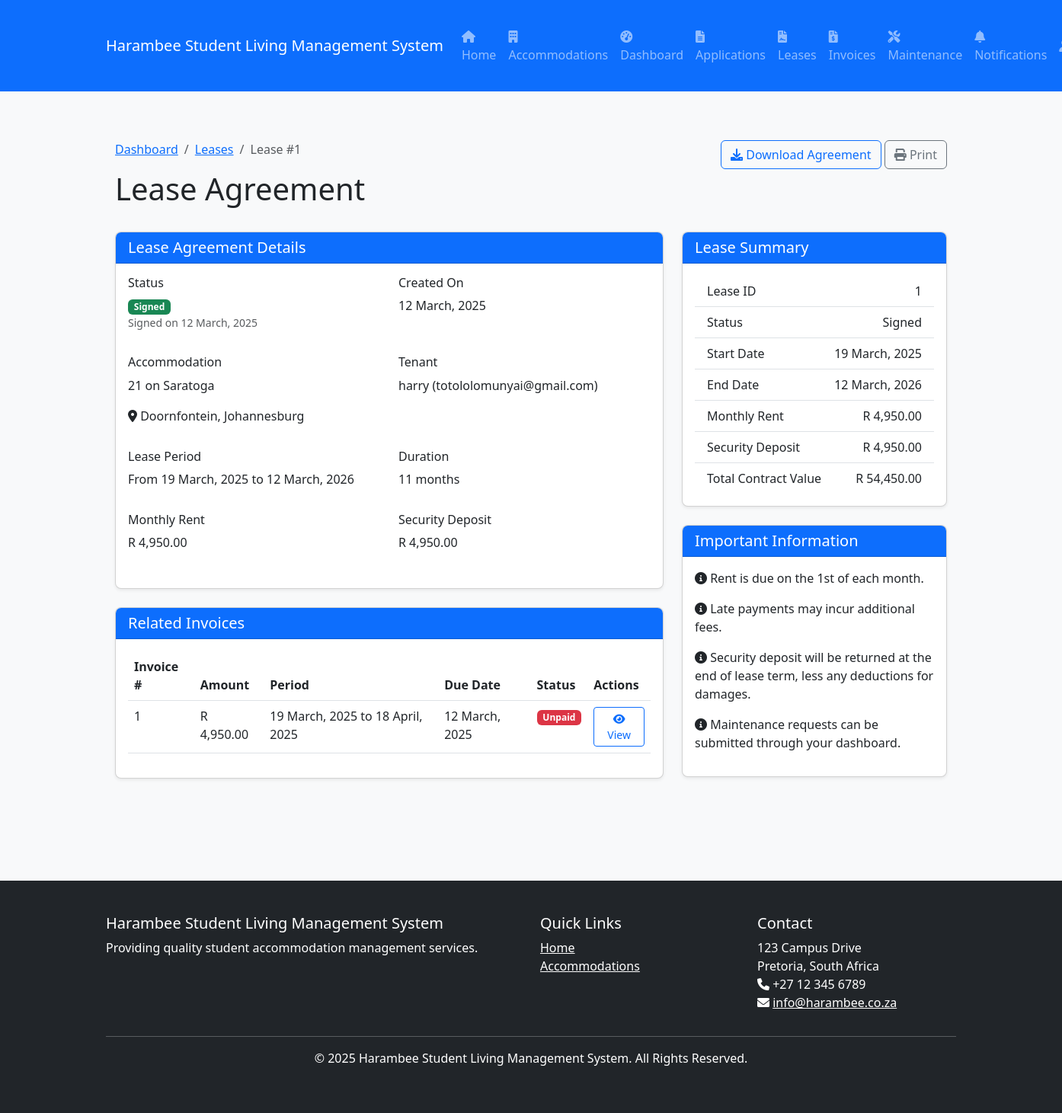
The page /leases.php?id=1 (signed in) on the database its author committed.
### tables this page shows
CREATE TABLE leases (
        id INTEGER PRIMARY KEY AUTOINCREMENT,
        user_id INTEGER NOT NULL,
        accommodation_id INTEGER NOT NULL,
        start_date DATE NOT NULL,
        end_date DATE NOT NULL,
        monthly_rent DECIMAL(10,2) NOT NULL,
        security_deposit DECIMAL(10,2) NOT NULL,
        is_signed BOOLEAN NOT NULL DEFAULT 0,
        signed_at DATETIME,
        pdf_path VARCHAR(255),
        created_at DATETIME NOT NULL,
        FOREIGN KEY (user_id) REFERENCES users (id) ON DELETE CASCADE,
        FOREIGN KEY (accommodation_id) REFERENCES accommodations (id) ON DELETE CASCADE
    );

CREATE TABLE accommodations (
        id INTEGER PRIMARY KEY AUTOINCREMENT,
        name VARCHAR(100) NOT NULL,
        location TEXT NOT NULL,
        description TEXT,
        rooms_available INTEGER NOT NULL,
        price_per_month DECIMAL(10,2) NOT NULL,
        admin_id INTEGER,
        image_path VARCHAR(255),
        created_at DATETIME NOT NULL,
        FOREIGN KEY (admin_id) REFERENCES users (id)
    );

CREATE TABLE users (
        id INTEGER PRIMARY KEY AUTOINCREMENT,
        username VARCHAR(50) NOT NULL UNIQUE,
        email VARCHAR(255) NOT NULL UNIQUE,
        password VARCHAR(255) NOT NULL,
        role INTEGER NOT NULL,
        phone VARCHAR(20),
        first_name VARCHAR(50),
        last_name VARCHAR(50),
        created_at DATETIME NOT NULL,
        last_login DATETIME
    );

CREATE TABLE invoices (
        id INTEGER PRIMARY KEY AUTOINCREMENT,
        user_id INTEGER NOT NULL,
        accommodation_id INTEGER NOT NULL,
        lease_id INTEGER NOT NULL,
        amount DECIMAL(10,2) NOT NULL,
        late_fee DECIMAL(10,2) DEFAULT 0,
        period_start DATE NOT NULL,
        period_end DATE NOT NULL,
        due_date DATE NOT NULL,
        paid BOOLEAN NOT NULL DEFAULT 0,
        paid_at DATETIME,
        payment_method VARCHAR(50),
        reference_number VARCHAR(50),
        created_at DATETIME NOT NULL,
        FOREIGN KEY (user_id) REFERENCES users (id) ON DELETE CASCADE,
        FOREIGN KEY (accommodation_id) REFERENCES accommodations (id) ON DELETE CASCADE,
        FOREIGN KEY (lease_id) REFERENCES leases (id) ON DELETE CASCADE
    );

### includes/database.php (called while the page is built, shortened)
<?php
function connectDB() {
    try {
        if (DB_TYPE === 'sqlite') {
            $pdo = new PDO('sqlite:' . DB_PATH);
        } else {
            $dsn = 'mysql:host=' . DB_HOST . ';dbname=' . DB_NAME . ';charset=utf8mb4';
            $pdo = new PDO($dsn, DB_USER, DB_PASS);
        }
        $pdo->setAttribute(PDO::ATTR_ERRMODE, PDO::ERRMODE_EXCEPTION);
        $pdo->setAttribute(PDO::ATTR_DEFAULT_FETCH_MODE, PDO::FETCH_ASSOC);
        return $pdo;
    } catch (PDOException $e) {
        die("Database connection failed: " . $e->getMessage());
    }
}
function executeQuery($sql, $params = []) {
    try {
        $pdo = connectDB();
        $stmt = $pdo->prepare($sql);
        $stmt->execute($params);
        return $stmt;
    } catch (PDOException $e) {
        die("Query execution failed: " . $e->getMessage());
    }
}
function fetchOne($sql, $params = []) {
    $stmt = executeQuery($sql, $params);
    return $stmt->fetch();
}
function fetchAll($sql, $params = []) {
    $stmt = executeQuery($sql, $params);
    return $stmt->fetchAll();
}
?>

### includes/functions.php (called while the page is built, shortened)
<?php
require_once 'database.php';
require_once 'authentication.php';
function formatDate($date, $format = 'd F, Y') {
    $dateObj = new DateTime($date);
    return $dateObj->format($format);
}
function formatCurrency($amount, $symbol = 'R') {
    return $symbol . ' ' . number_format($amount, 2, '.', ',');
}
function getLeaseById($id) {
    return fetchOne("SELECT l.*, u.username, u.email, ac.name as accommodation_name, ac.location
                    FROM leases l
                    JOIN users u ON l.user_id = u.id
                    JOIN accommodations ac ON l.accommodation_id = ac.id
                    WHERE l.id = ?", [$id]);
}
?>

### includes/authentication.php (called while the page is built, shortened)
<?php
require_once 'database.php';
function isLoggedIn() {
    return isset($_SESSION['user_id']);
}
function hasRole($roles) {
    if (!is_array($roles)) {
        $roles = [$roles];
    }
    return in_array($_SESSION['role'], $roles);
}
?>

### leases.php (the view, shortened to what this page needs)
<?php
require_once 'includes/database.php';
require_once 'includes/functions.php';
require_once 'includes/authentication.php';
$leaseId = isset($_GET['id']) ? intval($_GET['id']) : 0;
if ($leaseId) {
    $lease = getLeaseById($leaseId);
    $invoices = fetchAll("SELECT * FROM invoices WHERE lease_id = ? ORDER BY created_at DESC", [$lease['id']]);
}
include 'includes/header.php';
?>
<div class="container">
    <?php if ($leaseId && $lease): ?>
        <div class="row mb-4">
            <div class="col-md-8">
                <nav aria-label="breadcrumb">
                    <ol class="breadcrumb">
                        <li class="breadcrumb-item"><a href="<?= hasRole([ROLE_MASTER_ADMIN, ROLE_ADMIN]) ? 'admin.php' : 'dashboard.php' ?>">Dashboard</a></li>
                        <li class="breadcrumb-item"><a href="leases.php">Leases</a></li>
                        <li class="breadcrumb-item active" aria-current="page">Lease #<?= $lease['id'] ?></li>
                    </ol>
                </nav>
                <h1>Lease Agreement</h1>
            </div>
            <div class="col-md-4 text-end">
                <a href="leases.php?action=download&id=<?= $lease['id'] ?>" class="btn btn-outline-primary">
                    <i class="fas fa-download"></i> Download Agreement
                </a>
                <button class="btn btn-outline-secondary btn-print">
                    <i class="fas fa-print"></i> Print
                </button>
            </div>
        </div>
        <div class="row">
            <div class="col-md-8 order-md-1 order-2">
                <div class="card mb-4">
                    <div class="card-header bg-primary text-white">
                        <h5 class="mb-0">Lease Agreement Details</h5>
                    </div>
                    <div class="card-body">
                        <div class="row mb-3">
                            <div class="col-md-6">
                                <h6>Status</h6>
                                <?php if ($lease['is_signed']): ?>
                                    <span class="badge bg-success">Signed</span>
                                    <p class="text-muted small">Signed on <?= formatDate($lease['signed_at']) ?></p>
                                <?php else: ?>
                                    <span class="badge bg-warning">Pending Signature</span>
                                <?php endif; ?>
                            </div>
                            <div class="col-md-6">
                                <h6>Created On</h6>
                                <p><?= formatDate($lease['created_at']) ?></p>
                            </div>
                        </div>
                        <div class="row mb-3">
                            <div class="col-md-6">
                                <h6>Accommodation</h6>
                                <p><?= $lease['accommodation_name'] ?></p>
                                <p><i class="fas fa-map-marker-alt"></i> <?= $lease['location'] ?></p>
                            </div>
                            <div class="col-md-6">
                                <?php if (hasRole([ROLE_MASTER_ADMIN, ROLE_ADMIN])): ?>
                                    <h6>Tenant</h6>
                                    <p><?= $lease['username'] ?> (<?= $lease['email'] ?>)</p>
                                <?php endif; ?>
                            </div>
                        </div>
                        <div class="row mb-3">
                            <div class="col-md-6">
                                <h6>Lease Period</h6>
                                <p>From <?= formatDate($lease['start_date']) ?> to <?= formatDate($lease['end_date']) ?></p>
                            </div>
                            <div class="col-md-6">
                                <h6>Duration</h6>
                                <?php
                                $start = new DateTime($lease['start_date']);
                                $end = new DateTime($lease['end_date']);
                                $interval = $start->diff($end);
                                $months = ($interval->y * 12) + $interval->m;
                                ?>
                                <p><?= $months ?> months</p>
                            </div>
                        </div>
                        <div class="row mb-3">
                            <div class="col-md-6">
                                <h6>Monthly Rent</h6>
                                <p><?= formatCurrency($lease['monthly_rent']) ?></p>
                            </div>
                            <div class="col-md-6">
                                <h6>Security Deposit</h6>
                                <p><?= formatCurrency($lease['security_deposit']) ?></p>
                            </div>
                        </div>
                    </div>
                </div>
                <?php if (!empty($invoices)): ?>
                    <div class="card">
                        <div class="card-header bg-primary text-white">
                            <h5 class="mb-0">Related Invoices</h5>
                        </div>
                        <div class="card-body">
                            <div class="table-responsive">
                                <table class="table table-hover">
                                    <thead>
                                        <tr>
                                            <th>Invoice #</th>
                                            <th>Amount</th>
                                            <th>Period</th>
                                            <th>Due Date</th>
                                            <th>Status</th>
                                            <th>Actions</th>
                                        </tr>
                                    </thead>
                                    <tbody>
                                        <?php foreach ($invoices as $invoice): ?>
                                            <tr>
                                                <td><?= $invoice['id'] ?></td>
                                                <td><?= formatCurrency($invoice['amount']) ?></td>
                                                <td><?= formatDate($invoice['period_start']) ?> to <?= formatDate($invoice['period_end']) ?></td>
                                                <td><?= formatDate($invoice['due_date']) ?></td>
                                                <td>
                                                    <?php if ($invoice['paid']): ?>
                                                        <span class="badge bg-success">Paid</span>
                                                    <?php else: ?>
                                                        <span class="badge bg-danger">Unpaid</span>
                                                    <?php endif; ?>
                                                </td>
                                                <td>
                                                    <a href="invoices.php?id=<?= $invoice['id'] ?>" class="btn btn-sm btn-outline-primary">
                                                        <i class="fas fa-eye"></i> View
                                                    </a>
                                                </td>
                                            </tr>
                                        <?php endforeach; ?>
                                    </tbody>
                                </table>
                            </div>
                        </div>
                    </div>
                <?php endif; ?>
            </div>
            <div class="col-md-4 order-md-2 order-1 mb-4">
                <div class="card mb-4">
                    <div class="card-header bg-primary text-white">
                        <h5 class="mb-0">Lease Summary</h5>
                    </div>
                    <div class="card-body">
                        <ul class="list-group list-group-flush">
                            <li class="list-group-item d-flex justify-content-between align-items-center">
                                <span>Lease ID</span>
                                <span><?= $lease['id'] ?></span>
                            </li>
                            <li class="list-group-item d-flex justify-content-between align-items-center">
                                <span>Status</span>
                                <span><?= $lease['is_signed'] ? 'Signed' : 'Pending Signature' ?></span>
                            </li>
                            <li class="list-group-item d-flex justify-content-between align-items-center">
                                <span>Start Date</span>
                                <span><?= formatDate($lease['start_date']) ?></span>
                            </li>
                            <li class="list-group-item d-flex justify-content-between align-items-center">
                                <span>End Date</span>
                                <span><?= formatDate($lease['end_date']) ?></span>
                            </li>
                            <li class="list-group-item d-flex justify-content-between align-items-center">
                                <span>Monthly Rent</span>
                                <span><?= formatCurrency($lease['monthly_rent']) ?></span>
                            </li>
                            <li class="list-group-item d-flex justify-content-between align-items-center">
                                <span>Security Deposit</span>
                                <span><?= formatCurrency($lease['security_deposit']) ?></span>
                            </li>
                            <li class="list-group-item d-flex justify-content-between align-items-center">
                                <span>Total Contract Value</span>
                                <?php
                                $start = new DateTime($lease['start_date']);
                                $end = new DateTime($lease['end_date']);
                                $interval = $start->diff($end);
                                $months = ($interval->y * 12) + $interval->m;
                                $totalValue = $lease['monthly_rent'] * $months;
                                ?>
                                <span><?= formatCurrency($totalValue) ?></span>
                            </li>
                        </ul>
                    </div>
                </div>
                <div class="card">
                    <div class="card-header bg-primary text-white">
                        <h5 class="mb-0">Important Information</h5>
                    </div>
                    <div class="card-body">
                        <p><i class="fas fa-info-circle"></i> Rent is due on the 1st of each month.</p>
                        <p><i class="fas fa-info-circle"></i> Late payments may incur additional fees.</p>
                        <p><i class="fas fa-info-circle"></i> Security deposit will be returned at the end of lease term, less any deductions for damages.</p>
                        <p><i class="fas fa-info-circle"></i> Maintenance requests can be submitted through your dashboard.</p>
                    </div>
                </div>
            </div>
        </div>
    <?php endif; ?>
</div>
<?php include 'includes/footer.php'; ?>

### css/style.css (style rules this page uses)
body { background-color: #f8f9fa; min-height: 100vh; display: flex; flex-direction: column; }
.container { padding-top: 20px; padding-bottom: 20px; }
.card { box-shadow: 0 0.125rem 0.25rem rgba(0, 0, 0, 0.075); margin-bottom: 1.5rem; border-radius: 0.5rem; overflow: hidden; }
.table-responsive { overflow-x: auto; }

### rows shown on the page
leases: id "1", signed_at "12 March, 2025", created_at "12 March, 2025", accommodation.name "21 on Saratoga", accommodation.location "Doornfontein, Johannesburg", user.username "harry", user.email "totololomunyai@gmail.com", start_date "19 March, 2025", end_date "12 March, 2026", months "11", monthly_rent "R 4,950.00", security_deposit "R 4,950.00", formatCurrency($totalValue) "R 54,450.00"
invoices: id "1", amount "R 4,950.00", period_start "19 March, 2025", period_end "18 April, 2025", due_date "12 March, 2025", paid "Unpaid"

### other values the page prints
APP_NAME "Harambee Student Living Management System"
